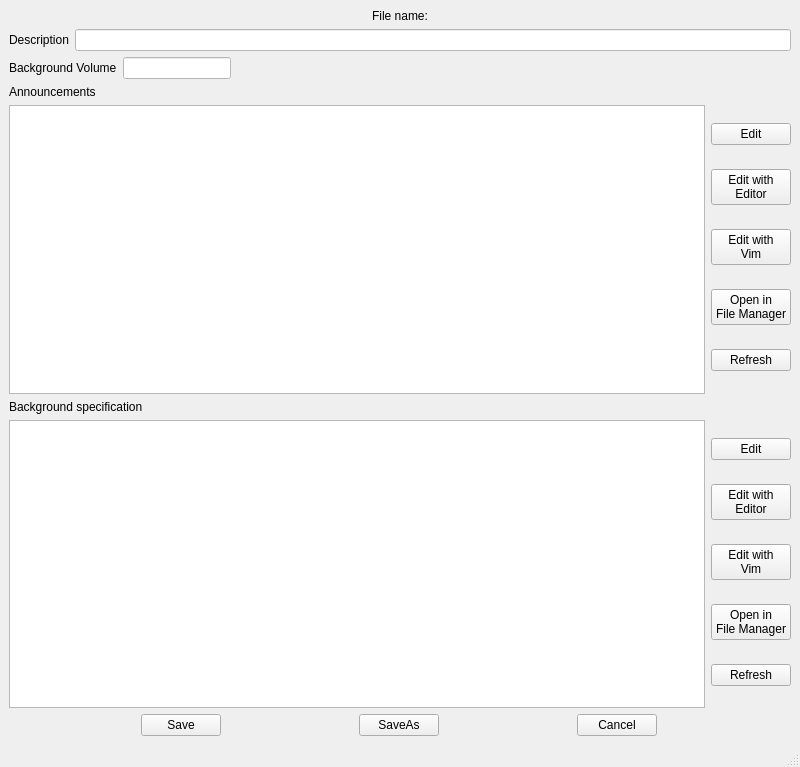
<?xml version="1.0" encoding="UTF-8"?>
<ui version="4.0">
 <class>configEdit</class>
 <widget class="QMainWindow" name="configEdit">
  <property name="geometry">
   <rect>
    <x>0</x>
    <y>0</y>
    <width>800</width>
    <height>767</height>
   </rect>
  </property>
  <property name="windowTitle">
   <string>Edit Configuration</string>
  </property>
  <property name="layoutDirection">
   <enum>Qt::LeftToRight</enum>
  </property>
  <widget class="QWidget" name="centralwidget">
   <layout class="QVBoxLayout" name="verticalLayout_3">
    <item>
     <layout class="QHBoxLayout" name="horizontalLayout">
      <item>
       <widget class="QLabel" name="fileNameLabel">
        <property name="layoutDirection">
         <enum>Qt::LeftToRight</enum>
        </property>
        <property name="text">
         <string>File name:</string>
        </property>
        <property name="alignment">
         <set>Qt::AlignCenter</set>
        </property>
       </widget>
      </item>
     </layout>
    </item>
    <item>
     <layout class="QHBoxLayout" name="horizontalLayout_2">
      <item>
       <widget class="QLabel" name="label_2">
        <property name="text">
         <string>Description</string>
        </property>
       </widget>
      </item>
      <item>
       <widget class="QLineEdit" name="description">
        <property name="styleSheet">
         <string notr="true">background-color: rgb(255, 255, 255);</string>
        </property>
       </widget>
      </item>
     </layout>
    </item>
    <item>
     <layout class="QHBoxLayout" name="horizontalLayout_6">
      <item>
       <widget class="QLabel" name="label_5">
        <property name="sizePolicy">
         <sizepolicy hsizetype="Fixed" vsizetype="Preferred">
          <horstretch>0</horstretch>
          <verstretch>0</verstretch>
         </sizepolicy>
        </property>
        <property name="text">
         <string>Background Volume</string>
        </property>
       </widget>
      </item>
      <item>
       <widget class="QLineEdit" name="backgroundVolume">
        <property name="sizePolicy">
         <sizepolicy hsizetype="Fixed" vsizetype="Fixed">
          <horstretch>0</horstretch>
          <verstretch>0</verstretch>
         </sizepolicy>
        </property>
        <property name="styleSheet">
         <string notr="true">background-color: rgb(255, 255, 255);</string>
        </property>
       </widget>
      </item>
      <item>
       <spacer name="horizontalSpacer">
        <property name="orientation">
         <enum>Qt::Horizontal</enum>
        </property>
        <property name="sizeHint" stdset="0">
         <size>
          <width>40</width>
          <height>20</height>
         </size>
        </property>
       </spacer>
      </item>
     </layout>
    </item>
    <item>
     <widget class="QLabel" name="label_3">
      <property name="text">
       <string>Announcements</string>
      </property>
     </widget>
    </item>
    <item>
     <layout class="QHBoxLayout" name="horizontalLayout_5">
      <item>
       <widget class="QListWidget" name="announceList">
        <property name="sortingEnabled">
         <bool>true</bool>
        </property>
       </widget>
      </item>
      <item>
       <layout class="QVBoxLayout" name="verticalLayout_2">
        <item>
         <widget class="QPushButton" name="editGUIAnnounce">
          <property name="text">
           <string>Edit</string>
          </property>
         </widget>
        </item>
        <item>
         <widget class="QPushButton" name="editEditorAnnounce">
          <property name="text">
           <string>Edit with
Editor</string>
          </property>
         </widget>
        </item>
        <item>
         <widget class="QPushButton" name="editVimAnnounce">
          <property name="text">
           <string>Edit with 
Vim</string>
          </property>
         </widget>
        </item>
        <item>
         <widget class="QPushButton" name="fileManagerAnnounceButton">
          <property name="text">
           <string>Open in
File Manager</string>
          </property>
         </widget>
        </item>
        <item>
         <widget class="QPushButton" name="refreshAnnounceButton">
          <property name="text">
           <string>Refresh</string>
          </property>
         </widget>
        </item>
       </layout>
      </item>
     </layout>
    </item>
    <item>
     <widget class="QLabel" name="label_4">
      <property name="text">
       <string>Background specification</string>
      </property>
     </widget>
    </item>
    <item>
     <layout class="QHBoxLayout" name="horizontalLayout_4">
      <item>
       <widget class="QListWidget" name="backgroundList">
        <property name="sortingEnabled">
         <bool>true</bool>
        </property>
       </widget>
      </item>
      <item>
       <layout class="QVBoxLayout" name="verticalLayout">
        <item>
         <widget class="QPushButton" name="editGUIBackground">
          <property name="text">
           <string>Edit</string>
          </property>
         </widget>
        </item>
        <item>
         <widget class="QPushButton" name="editEditorBackground">
          <property name="text">
           <string>Edit with
Editor</string>
          </property>
         </widget>
        </item>
        <item>
         <widget class="QPushButton" name="editVimBackground">
          <property name="text">
           <string>Edit with
Vim</string>
          </property>
         </widget>
        </item>
        <item>
         <widget class="QPushButton" name="fileManagerBackgroundButton">
          <property name="text">
           <string>Open in
File Manager</string>
          </property>
         </widget>
        </item>
        <item>
         <widget class="QPushButton" name="refreshBackgroundButton">
          <property name="text">
           <string>Refresh</string>
          </property>
         </widget>
        </item>
       </layout>
      </item>
     </layout>
    </item>
    <item>
     <layout class="QHBoxLayout" name="horizontalLayout_3">
      <item>
       <widget class="QPushButton" name="configSave">
        <property name="sizePolicy">
         <sizepolicy hsizetype="Fixed" vsizetype="Fixed">
          <horstretch>0</horstretch>
          <verstretch>0</verstretch>
         </sizepolicy>
        </property>
        <property name="text">
         <string>Save</string>
        </property>
       </widget>
      </item>
      <item>
       <widget class="QPushButton" name="saveAsButton">
        <property name="sizePolicy">
         <sizepolicy hsizetype="Fixed" vsizetype="Fixed">
          <horstretch>0</horstretch>
          <verstretch>0</verstretch>
         </sizepolicy>
        </property>
        <property name="text">
         <string>SaveAs</string>
        </property>
       </widget>
      </item>
      <item>
       <widget class="QPushButton" name="cancel">
        <property name="sizePolicy">
         <sizepolicy hsizetype="Fixed" vsizetype="Fixed">
          <horstretch>0</horstretch>
          <verstretch>0</verstretch>
         </sizepolicy>
        </property>
        <property name="text">
         <string>Cancel</string>
        </property>
       </widget>
      </item>
     </layout>
    </item>
   </layout>
  </widget>
  <widget class="QStatusBar" name="statusbar"/>
 </widget>
 <resources/>
 <connections>
  <connection>
   <sender>saveAsButton</sender>
   <signal>clicked()</signal>
   <receiver>configEdit</receiver>
   <slot>saveAsButtonClicked()</slot>
   <hints>
    <hint type="sourcelabel">
     <x>421</x>
     <y>728</y>
    </hint>
    <hint type="destinationlabel">
     <x>446</x>
     <y>735</y>
    </hint>
   </hints>
  </connection>
  <connection>
   <sender>configSave</sender>
   <signal>clicked()</signal>
   <receiver>configEdit</receiver>
   <slot>configSaveClicked()</slot>
   <hints>
    <hint type="sourcelabel">
     <x>181</x>
     <y>726</y>
    </hint>
    <hint type="destinationlabel">
     <x>225</x>
     <y>742</y>
    </hint>
   </hints>
  </connection>
  <connection>
   <sender>cancel</sender>
   <signal>clicked()</signal>
   <receiver>configEdit</receiver>
   <slot>cancelClicked()</slot>
   <hints>
    <hint type="sourcelabel">
     <x>629</x>
     <y>730</y>
    </hint>
    <hint type="destinationlabel">
     <x>682</x>
     <y>736</y>
    </hint>
   </hints>
  </connection>
  <connection>
   <sender>fileManagerBackgroundButton</sender>
   <signal>clicked()</signal>
   <receiver>configEdit</receiver>
   <slot>fileManagerBackgroundButtonClicked()</slot>
   <hints>
    <hint type="sourcelabel">
     <x>715</x>
     <y>639</y>
    </hint>
    <hint type="destinationlabel">
     <x>737</x>
     <y>695</y>
    </hint>
   </hints>
  </connection>
  <connection>
   <sender>editVimBackground</sender>
   <signal>clicked()</signal>
   <receiver>configEdit</receiver>
   <slot>editVimBackgroundClicked()</slot>
   <hints>
    <hint type="sourcelabel">
     <x>743</x>
     <y>575</y>
    </hint>
    <hint type="destinationlabel">
     <x>759</x>
     <y>620</y>
    </hint>
   </hints>
  </connection>
  <connection>
   <sender>editEditorBackground</sender>
   <signal>clicked()</signal>
   <receiver>configEdit</receiver>
   <slot>editEditorBackgroundClicked()</slot>
   <hints>
    <hint type="sourcelabel">
     <x>758</x>
     <y>520</y>
    </hint>
    <hint type="destinationlabel">
     <x>766</x>
     <y>555</y>
    </hint>
   </hints>
  </connection>
  <connection>
   <sender>editGUIBackground</sender>
   <signal>clicked()</signal>
   <receiver>configEdit</receiver>
   <slot>editGUIBackgroundClicked()</slot>
   <hints>
    <hint type="sourcelabel">
     <x>726</x>
     <y>460</y>
    </hint>
    <hint type="destinationlabel">
     <x>727</x>
     <y>480</y>
    </hint>
   </hints>
  </connection>
  <connection>
   <sender>fileManagerAnnounceButton</sender>
   <signal>clicked()</signal>
   <receiver>configEdit</receiver>
   <slot>fileManagerAnnounceButtonClicked()</slot>
   <hints>
    <hint type="sourcelabel">
     <x>789</x>
     <y>339</y>
    </hint>
    <hint type="destinationlabel">
     <x>760</x>
     <y>399</y>
    </hint>
   </hints>
  </connection>
  <connection>
   <sender>editVimAnnounce</sender>
   <signal>clicked()</signal>
   <receiver>configEdit</receiver>
   <slot>editVimAnnounceClicked()</slot>
   <hints>
    <hint type="sourcelabel">
     <x>789</x>
     <y>280</y>
    </hint>
    <hint type="destinationlabel">
     <x>730</x>
     <y>318</y>
    </hint>
   </hints>
  </connection>
  <connection>
   <sender>editEditorAnnounce</sender>
   <signal>clicked()</signal>
   <receiver>configEdit</receiver>
   <slot>editEditorAnnounceClicked()</slot>
   <hints>
    <hint type="sourcelabel">
     <x>789</x>
     <y>221</y>
    </hint>
    <hint type="destinationlabel">
     <x>745</x>
     <y>256</y>
    </hint>
   </hints>
  </connection>
  <connection>
   <sender>editGUIAnnounce</sender>
   <signal>clicked()</signal>
   <receiver>configEdit</receiver>
   <slot>editGUIAnnounceClicked()</slot>
   <hints>
    <hint type="sourcelabel">
     <x>789</x>
     <y>162</y>
    </hint>
    <hint type="destinationlabel">
     <x>755</x>
     <y>184</y>
    </hint>
   </hints>
  </connection>
  <connection>
   <sender>refreshAnnounceButton</sender>
   <signal>clicked()</signal>
   <receiver>configEdit</receiver>
   <slot>refreshAnnounceClicked()</slot>
   <hints>
    <hint type="sourcelabel">
     <x>766</x>
     <y>374</y>
    </hint>
    <hint type="destinationlabel">
     <x>798</x>
     <y>388</y>
    </hint>
   </hints>
  </connection>
  <connection>
   <sender>refreshBackgroundButton</sender>
   <signal>clicked()</signal>
   <receiver>configEdit</receiver>
   <slot>refreshBackgroundClicked()</slot>
   <hints>
    <hint type="sourcelabel">
     <x>767</x>
     <y>677</y>
    </hint>
    <hint type="destinationlabel">
     <x>803</x>
     <y>669</y>
    </hint>
   </hints>
  </connection>
 </connections>
 <slots>
  <slot>saveAsButtonClicked()</slot>
  <slot>configSaveClicked()</slot>
  <slot>cancelClicked()</slot>
  <slot>fileManagerBackgroundButtonClicked()</slot>
  <slot>editVimBackgroundClicked()</slot>
  <slot>editEditorBackgroundClicked()</slot>
  <slot>editGUIBackgroundClicked()</slot>
  <slot>fileManagerAnnounceButtonClicked()</slot>
  <slot>editVimAnnounceClicked()</slot>
  <slot>editEditorAnnounceClicked()</slot>
  <slot>editGUIAnnounceClicked()</slot>
  <slot>refreshAnnounceClicked()</slot>
  <slot>refreshBackgroundClicked()</slot>
 </slots>
</ui>
